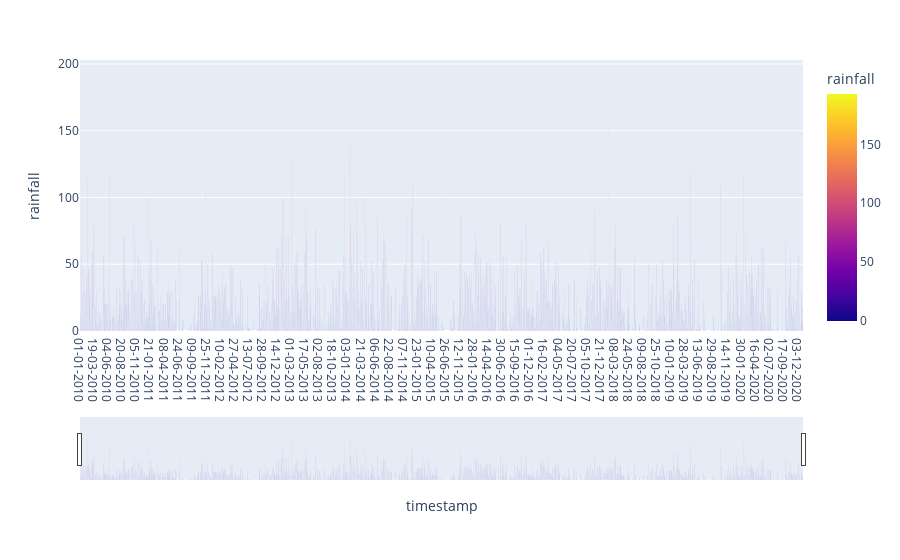

Source (notebook cell):
### Code cell
fig3 = px.bar(df,x="timestamp",y="rainfall",color="rainfall")
fig3.update_xaxes(rangeslider_visible=True)
fig3.show()

### Figure 1 — Plotly figure (JSON) as saved in the notebook; plotly's stock layout.template omitted (floating-point values rounded to 4 significant figures; data arrays with more than 128 entries replaced by an {"elided": "..."} marker saying what was removed)
{"data": [{"alignmentgroup": "True", "hovertemplate": "timestamp=%{x}<br>rainfall=%{marker.color}<extra></extra>", "legendgroup": "", "marker": {"color": {"elided": "3956 float values"}, "coloraxis": "coloraxis", "pattern": {"shape": ""}}, "name": "", "offsetgroup": "", "orientation": "v", "showlegend": false, "textposition": "auto", "type": "bar", "x": {"elided": "3956 str values"}, "xaxis": "x", "y": {"elided": "3956 float values"}, "yaxis": "y"}], "layout": {"barmode": "relative", "coloraxis": {"colorbar": {"title": {"text": "rainfall"}}, "colorscale": [[0, "#0d0887"], [0.1111, "#46039f"], [0.2222, "#7201a8"], [0.3333, "#9c179e"], [0.4444, "#bd3786"], [0.5556, "#d8576b"], [0.6667, "#ed7953"], [0.7778, "#fb9f3a"], [0.8889, "#fdca26"], [1, "#f0f921"]]}, "legend": {"tracegroupgap": 0}, "margin": {"t": 60}, "xaxis": {"anchor": "y", "domain": [0, 1], "rangeslider": {"visible": true}, "title": {"text": "timestamp"}}, "yaxis": {"anchor": "x", "domain": [0, 1], "title": {"text": "rainfall"}}}}
